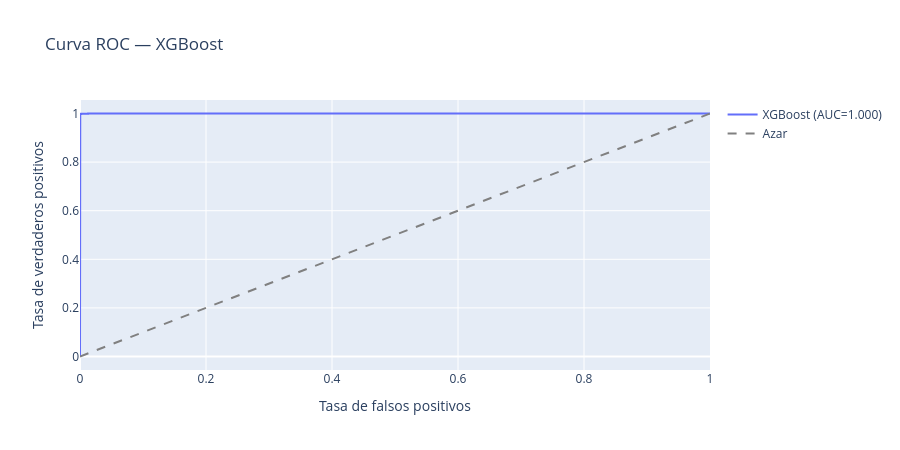

The notebook cell this image was saved under:
### Code cell
# Curva ROC
proba_mejor = modelo_mejor.predict_proba(Xte_mejor)[:, 1]
fpr, tpr, _ = roc_curve(y_test, proba_mejor)
auc = roc_auc_score(y_test, proba_mejor)

fig = go.Figure()
fig.add_trace(go.Scatter(x=fpr, y=tpr, mode="lines", name=f"{mejor} (AUC={auc:.3f})"))
fig.add_trace(go.Scatter(x=[0, 1], y=[0, 1], mode="lines",
                         line=dict(dash="dash", color="gray"), name="Azar"))
fig.update_layout(title=f"Curva ROC — {mejor}",
                  xaxis_title="Tasa de falsos positivos",
                  yaxis_title="Tasa de verdaderos positivos", height=450)
fig.show()

### Figure 1 — Plotly figure (JSON) as saved in the notebook; plotly's stock layout.template omitted (floating-point values rounded to 4 significant figures; data arrays with more than 128 entries replaced by an {"elided": "..."} marker saying what was removed)
{"data": [{"mode": "lines", "name": "XGBoost (AUC=1.000)", "type": "scatter", "x": {"elided": "986 float values"}, "y": {"elided": "986 float values"}}, {"line": {"color": "gray", "dash": "dash"}, "mode": "lines", "name": "Azar", "type": "scatter", "x": [0, 1], "y": [0, 1]}], "layout": {"height": 450, "title": {"text": "Curva ROC — XGBoost"}, "xaxis": {"title": {"text": "Tasa de falsos positivos"}}, "yaxis": {"title": {"text": "Tasa de verdaderos positivos"}}}}
